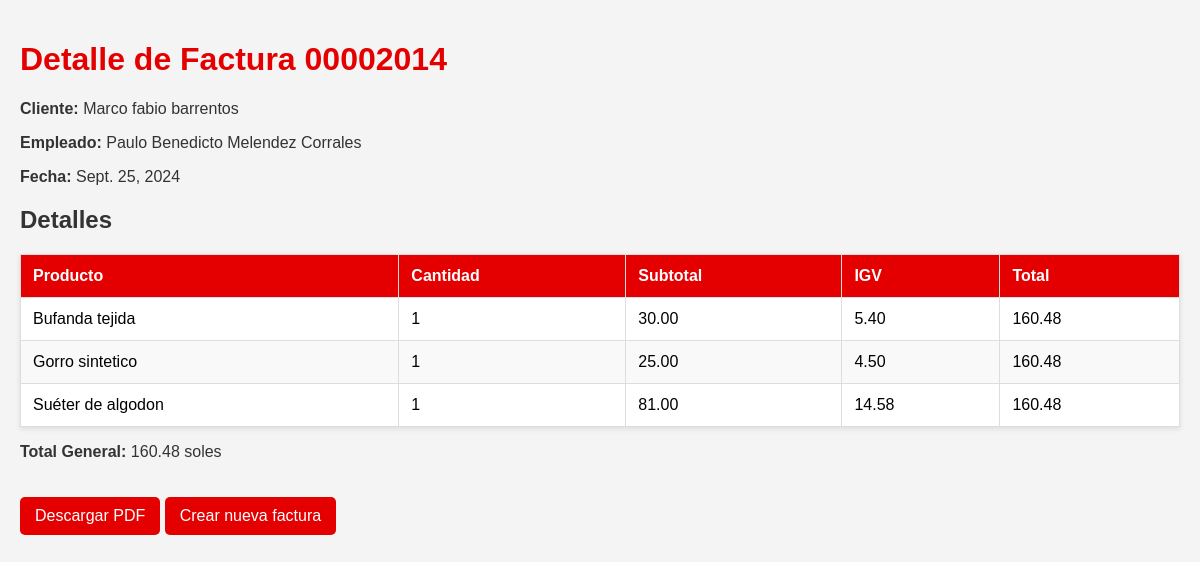
The page /factura/00002014/ on the database its author committed.
### sistema_de_facturas/models.py (models this page shows, shortened)
class Factura(models.Model):
    numero = models.CharField(max_length=8, unique=True)
    cliente = models.ForeignKey(Cliente, on_delete=models.PROTECT)
    empleado = models.ForeignKey(Empleado, on_delete=models.PROTECT)
    fecha = models.DateField()

class Cliente(models.Model):
    id_cliente = models.CharField(max_length=20, primary_key=True)
    nombre = models.CharField(max_length=100)
    ruc = models.CharField(max_length=11, unique=True)
    direccion = models.CharField(max_length=200)
    def __str__(self):
        return self.nombre

class Empleado(models.Model):
    nombre = models.CharField(max_length=100)
    apellido = models.CharField(max_length=100)
    email = models.EmailField(max_length=100, unique=True)
    def __str__(self):
        return f'{self.nombre} {self.apellido}'

class DetalleFactura(models.Model):
    factura = models.ForeignKey(Factura, related_name='detalles', on_delete=models.CASCADE)
    producto = models.ForeignKey(Producto, on_delete=models.PROTECT)
    cantidad = models.PositiveIntegerField()  # Mover cantidad aquí
    subtotal = models.DecimalField(max_digits=10, decimal_places=2)
    igv = models.DecimalField(max_digits=10, decimal_places=2)
    total = models.DecimalField(max_digits=10, decimal_places=2)

class Producto(models.Model):
    id_producto = models.CharField(max_length=20, primary_key=True)
    descripcion = models.CharField(max_length=200)
    precio_unitario = models.DecimalField(max_digits=8, decimal_places=2)
    categoria = models.ForeignKey(Categoria, on_delete=models.PROTECT)

### sistema_de_facturas/views.py (the view)
# urls.py: path('factura/<str:numero>/',factura_detalle, name='factura_detalle'),  # Ruta para factura_detalle
def factura_detalle(request, numero):
    factura = get_object_or_404(Factura, numero=numero)
    detalles = factura.detalles.all()
    total_general = detalles.aggregate(total=Sum('total'))['total'] or Decimal(0)
    return render(request, 'factura_detalle.html', {
        'factura': factura,
        'detalles': detalles,
        'total_general': total_general,
    })

### sistema_de_facturas/templates/factura_detalle.html (shortened to what this page needs)
{% load static %}
<!DOCTYPE html>
<html lang="es">
<head>
</head>
<body>
    <h1>Detalle de Factura {{ factura.numero }}</h1>
    <p><strong>Cliente:</strong> {{ factura.cliente }}</p>
    <p><strong>Empleado:</strong> {{ factura.empleado }}</p>
    <p><strong>Fecha:</strong> {{ factura.fecha }}</p>
    <h2>Detalles</h2>
    <table>
        <thead>
            <tr>
                <th>Producto</th>
                <th>Cantidad</th>
                <th>Subtotal</th>
                <th>IGV</th>
                <th>Total</th>
            </tr>
        </thead>
        <tbody>
            {% for detalle in detalles %}
            <tr>
                <td>{{ detalle.producto.descripcion }}</td>
                <td>{{ detalle.cantidad }}</td>
                <td>{{ detalle.subtotal|floatformat:2 }}</td>
                <td>{{ detalle.igv|floatformat:2 }}</td>
                <td><strong></strong>{{ total_general|floatformat:2 }}</td>
            </tr>
            {% endfor %}
        </tbody>
    </table>
    <p><strong>Total General: </strong>{{ total_general|floatformat:2 }} soles</p>
    <a href="{% url 'factura_pdf' factura.numero %}">Descargar PDF</a>
    <a href="{% url 'crear_factura' %}">Crear nueva factura</a>
</body>
</html>

### sistema_de_facturas/templates/factura_detalle.html (style rules this page uses)
body { font-family: Arial, sans-serif; background-color: #f4f4f4; margin: 0; padding: 20px; }
h1 { color: #e40000; }
h2 { color: #333; }
table { width: 100%; border-collapse: collapse; margin-top: 20px; box-shadow: 0 2px 5px rgba(0, 0, 0, 0.1); background-color: white; }
th, td { border: 1px solid #dddddd; padding: 12px; text-align: left; transition: background-color 0.3s; }
th { background-color: #e40000; color: white; }
tbody tr:nth-child(even) { background-color: #f9f9f9; }
p { font-size: 16px; color: #333; }
a { display: inline-block; margin-top: 20px; padding: 10px 15px; background-color: #e40000; color: white; text-decoration: none; border-radius: 5px; transition: background-color 0.3s; }

### rows shown on the page
Factura: numero "00002014", cliente "Marco fabio barrentos", empleado "Paulo Benedicto Melendez Corrales", fecha "Sept. 25, 2024"
DetalleFactura: producto.descripcion "Bufanda tejida", cantidad "1", subtotal "30.00", igv "5.40", total_general "160.48"
DetalleFactura: producto.descripcion "Gorro sintetico", cantidad "1", subtotal "25.00", igv "4.50", total_general "160.48"
DetalleFactura: producto.descripcion "Suéter de algodon", cantidad "1", subtotal "81.00", igv "14.58", total_general "160.48"

### other values the page prints
{{ total_general|floatformat:2 }} "160.48"
